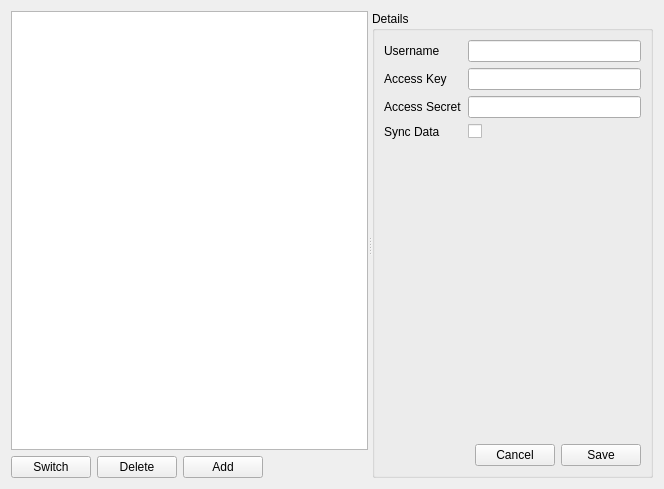
<?xml version="1.0" encoding="UTF-8"?>
<ui version="4.0">
 <class>Profiles</class>
 <widget class="QWidget" name="Profiles">
  <property name="geometry">
   <rect>
    <x>0</x>
    <y>0</y>
    <width>664</width>
    <height>489</height>
   </rect>
  </property>
  <property name="windowTitle">
   <string>Form</string>
  </property>
  <layout class="QVBoxLayout" name="verticalLayout_3">
   <item>
    <widget class="QSplitter" name="splitter">
     <property name="orientation">
      <enum>Qt::Horizontal</enum>
     </property>
     <property name="childrenCollapsible">
      <bool>false</bool>
     </property>
     <widget class="QWidget" name="">
      <layout class="QVBoxLayout" name="verticalLayout_2">
       <item>
        <widget class="QListWidget" name="lvUsers">
         <property name="minimumSize">
          <size>
           <width>0</width>
           <height>0</height>
          </size>
         </property>
         <property name="maximumSize">
          <size>
           <width>16777215</width>
           <height>16777215</height>
          </size>
         </property>
        </widget>
       </item>
       <item>
        <layout class="QHBoxLayout" name="horizontalLayout_3">
         <item>
          <layout class="QHBoxLayout" name="horizontalLayout_2">
           <item>
            <widget class="QPushButton" name="pbSwitch">
             <property name="text">
              <string>Switch</string>
             </property>
            </widget>
           </item>
           <item>
            <widget class="QPushButton" name="pbDelete">
             <property name="text">
              <string>Delete</string>
             </property>
            </widget>
           </item>
           <item>
            <widget class="QPushButton" name="pbAdd">
             <property name="text">
              <string>Add</string>
             </property>
            </widget>
           </item>
          </layout>
         </item>
         <item>
          <spacer name="horizontalSpacer_2">
           <property name="orientation">
            <enum>Qt::Horizontal</enum>
           </property>
           <property name="sizeHint" stdset="0">
            <size>
             <width>40</width>
             <height>20</height>
            </size>
           </property>
          </spacer>
         </item>
        </layout>
       </item>
      </layout>
     </widget>
     <widget class="QGroupBox" name="groupBox">
      <property name="title">
       <string>Details</string>
      </property>
      <layout class="QVBoxLayout" name="verticalLayout">
       <item>
        <layout class="QFormLayout" name="formLayout">
         <item row="0" column="0">
          <widget class="QLabel" name="label">
           <property name="text">
            <string>Username</string>
           </property>
          </widget>
         </item>
         <item row="0" column="1">
          <widget class="QLineEdit" name="leUsername"/>
         </item>
         <item row="1" column="0">
          <widget class="QLabel" name="label_2">
           <property name="text">
            <string>Access Key</string>
           </property>
          </widget>
         </item>
         <item row="1" column="1">
          <widget class="QLineEdit" name="leAccessKey"/>
         </item>
         <item row="2" column="0">
          <widget class="QLabel" name="label_3">
           <property name="text">
            <string>Access Secret</string>
           </property>
          </widget>
         </item>
         <item row="2" column="1">
          <widget class="QLineEdit" name="leAccessSecret"/>
         </item>
         <item row="3" column="0">
          <widget class="QLabel" name="label_4">
           <property name="text">
            <string>Sync Data</string>
           </property>
          </widget>
         </item>
         <item row="3" column="1">
          <widget class="QCheckBox" name="cbSyncData">
           <property name="text">
            <string/>
           </property>
          </widget>
         </item>
        </layout>
       </item>
       <item>
        <layout class="QHBoxLayout" name="horizontalLayout" stretch="1,0,0">
         <item>
          <spacer name="horizontalSpacer">
           <property name="orientation">
            <enum>Qt::Horizontal</enum>
           </property>
           <property name="sizeHint" stdset="0">
            <size>
             <width>40</width>
             <height>20</height>
            </size>
           </property>
          </spacer>
         </item>
         <item>
          <widget class="QPushButton" name="pbCancel">
           <property name="text">
            <string>Cancel</string>
           </property>
          </widget>
         </item>
         <item>
          <widget class="QPushButton" name="pbSave">
           <property name="text">
            <string>Save</string>
           </property>
          </widget>
         </item>
        </layout>
       </item>
      </layout>
     </widget>
    </widget>
   </item>
  </layout>
 </widget>
 <resources/>
 <connections/>
 <slots>
  <slot>myslot()</slot>
 </slots>
</ui>
